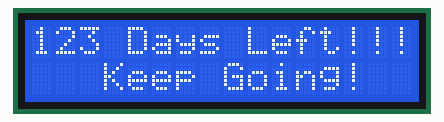
This sketch was run on a simulated Arduino Uno, built with avr-gcc and run on an emulated ATmega328P. On the bench: 16×2 character LCD. The local clock reads 2024-03-15 10:24:30 at power-on unless the sketch sets it.

Above: at 30.7 s.

The sketch:

SpecialTime.ino
```cpp
#include <Wire.h>
#include <time.h>
#include <DS3231.h>
#include <stdlib.h>
#include <LiquidCrystal_I2C.h>
DS3231 rtc;
DS3231 futureRtc;
RTClib currRtcLib;
RTClib futureRtcLib;


#define CALIBSECONDS 0
#define CALIBMINUTE 59
#define CALIBHOUR 9
#define CALIBDOW 1 // 1 -7 Sunday = 1
#define CALIBDATE 1
#define CALIBMONTH 9
#define CALIBYEAR 24

static char affirmations[24][17] = {
  "You Got This <33",
  "   Keep Going!  ",
  "  Never Give Up ",
  "Prove Them Wrong",
  "  Take The Risk ",
  "You Can Do This ",
  "Do Great Today! ",
  "You Are Evolving",
  "You Are Awesome!",
  "Good Luck Today!",
  "Big Work Big Win",
  "Flip The Page   ",
  "Be Lovely Today!",
  "  Smile Today!  ",
  "Storms Dont Last",
  "Try Everything  ",
  "You are Strong! ",
  "Obtain Progress ",
  " Be Persistent! ",
  "  Be Positive!  ",
  "  Be Patient!   ",
  " You Are Valued ",
  "Take Small Steps",
  "  Remember Why  ",
};

DateTime future = DateTime(2025, 1, 3, 0, 0, 0);
LiquidCrystal_I2C lcd(0x27, 16, 2);

void setup() {
  //Serial.begin(57600);
  Wire.begin();
  delay(500);
  rtc.setClockMode(true); //set to 12 hour clock
  rtc.setSecond(CALIBSECONDS);
  rtc.setMinute(CALIBMINUTE); //set minute
  rtc.setHour(CALIBHOUR); //set hour
  rtc.setDoW(CALIBDOW); //set date of week to thursday
  rtc.setDate(CALIBDATE); //set day
  rtc.setMonth(CALIBMONTH); //set month
  rtc.setYear(CALIBYEAR); //set year
  lcd.init();
  lcd.backlight();
  srand(time(NULL));
}

void loop() {
  delay(30000); //only update every 30 seconds

  char buff[17];
  DateTime now = currRtcLib.now();
  time_t nowTime = now.unixtime();
  time_t futureTime = future.unixtime();
  time_t calcTime = futureTime - nowTime;
  int days = calcTime/60/60/24;
  //Serial.println(rtc.getYear());
  lcd.setCursor(0, 0);
  snprintf(buff, 17, "%d%s", days, " Days Left!!!");
  lcd.print(buff);
  lcd.setCursor(0, 1);
  lcd.print(affirmations[now.day()%24]);
}
```
